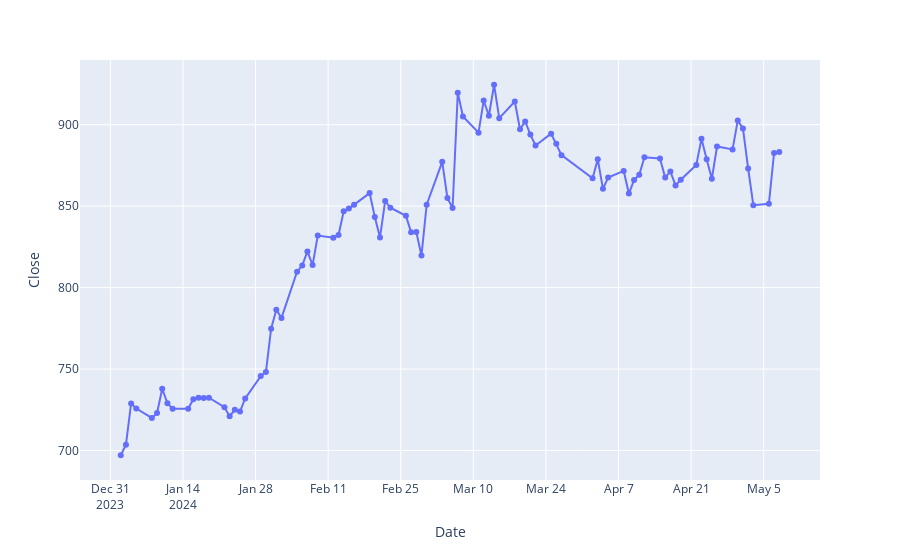

This figure's notebook cell:
### Code cell
import plotly.express as px
fig = px.line(df,
             x='Date',
             y='Close',
             markers=True)

fig.show()
